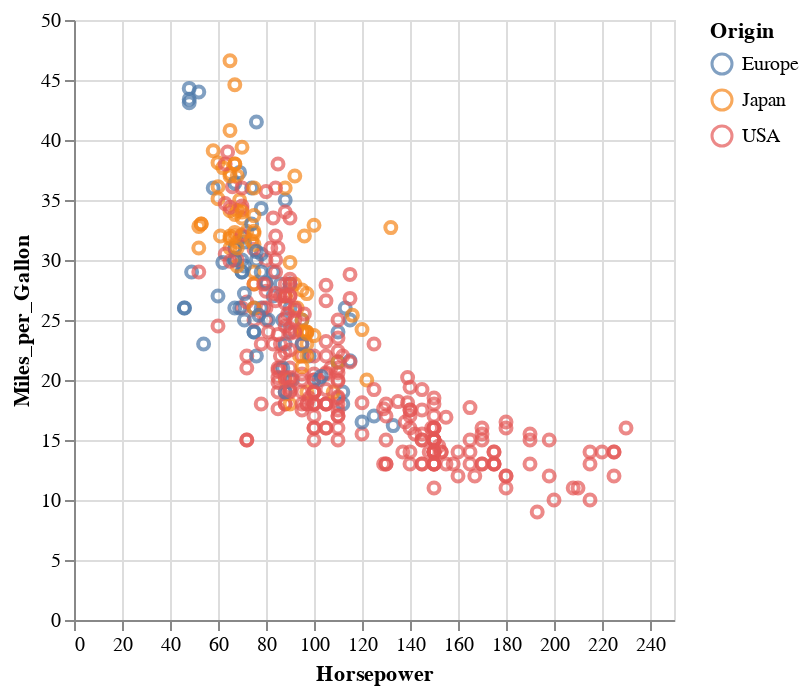

This figure's notebook cell:
### Markdown cell above
### Point selections
Vega-Altair supports two selection parameter types: *Point selections* and *interval selections*. Let's look at point selections first. A point selection represents a predicate of the form `{Column} == {value}`. In the case of the cars dataset, one such example would be `Origin == "Japan"`.  A point selection is constructed using the `alt.selection_point` function.

Here is a basic example of configuring a selection parameter with a fixed predicate (equivalent to `Origin == "Japan"`), and then using the selection to filter the chart's underlying data.

### Code cell
selection = alt.selection_point(
    fields=['Origin'],
)

alt.Chart(cars).transform_filter(
    selection
).mark_point().encode(
    x=alt.X('Horsepower:Q', scale=alt.Scale(domain=[0, 250])),
    y=alt.Y('Miles_per_Gallon:Q', scale=alt.Scale(domain=[0, 50])),
    color=alt.Color('Origin:N').scale(domain=['Europe', 'Japan', 'USA']),
).add_params(
    selection
)

### Figure 1 — Vega-Lite specification as saved in the notebook (floating-point values rounded to 4 significant figures; data arrays with more than 128 entries replaced by an {"elided": "..."} marker saying what was removed)
{"config": {"view": {"continuousWidth": 300, "continuousHeight": 300}}, "data": {"name": "data-583e73726c1545c56c203344161a975c"}, "mark": {"type": "point"}, "encoding": {"color": {"field": "Origin", "scale": {"domain": ["Europe", "Japan", "USA"]}, "type": "nominal"}, "x": {"field": "Horsepower", "scale": {"domain": [0, 250]}, "type": "quantitative"}, "y": {"field": "Miles_per_Gallon", "scale": {"domain": [0, 50]}, "type": "quantitative"}}, "params": [{"name": "param_8", "select": {"type": "point", "fields": ["Origin"]}}], "transform": [{"filter": {"param": "param_8"}}], "$schema": "https://vega.github.io/schema/vega-lite/v5.17.0.json", "datasets": {"data-583e73726c1545c56c203344161a975c": {"elided": "406 records"}}}
